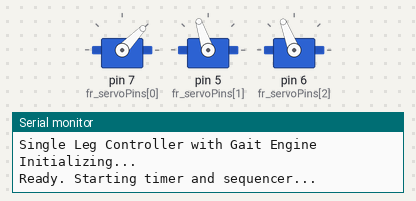
A sketch run on a simulated Arduino Uno, built with avr-gcc and run on an emulated ATmega328P. Shown: 3 × servo, the last lines printed to the serial monitor.

Above: at 1.05 s.
At 2.9 s:
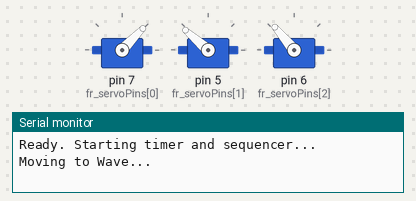
At 3.4 s:
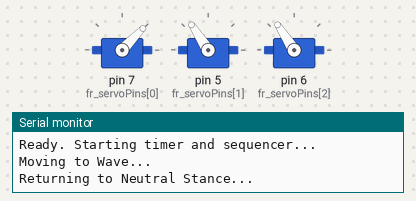
At 4.8 s:
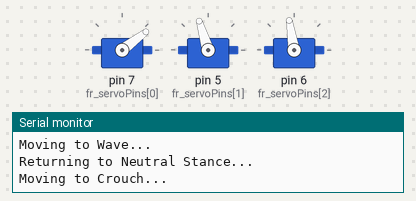
Timing chart, 0 to 9.7 s (numbered marks = the images above):
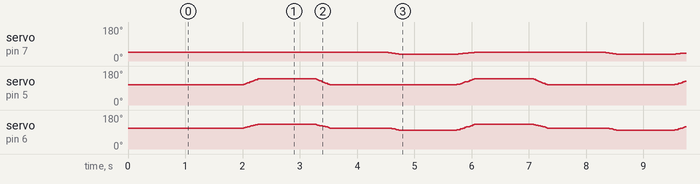

The sketch:

br_lrg.ino
```cpp
/*
  Single Leg Motion Controller with Gait Engine & FlexiTimer2

  This program uses the FlexiTimer2 library to control a single 3-servo robot
  leg smoothly between three predefined static poses. This version is
  intended for standard Arduino boards (like Uno, Nano, etc.).

  - The Gait Engine handles the interpolation (moving from A to B).
  - FlexiTimer2 runs the engine at a constant rate.
  - The main loop() acts as a sequencer to command new poses.
*/

#include <FlexiTimer2.h> // Include the timer library
#include <Servo.h>
#include <math.h>

// =============================================================================
// ## Part 1: Robot Geometry and Configuration
// =============================================================================

// --- Link Lengths (in mm) ---
const float COXA_LEN = 27.5;
const float FEMUR_LEN = 55.0;
const float TIBIA_LEN = 77.5;

// --- Data Structures ---
struct Point {
  float x, y, z;
};
struct LegAngles {
  float coxa, femur, tibia;
};

// --- Servo Pin Configuration ---
const int fr_servoPins[3] = {7, 5, 6}; // {coxa, femur, tibia}
Servo fr_servos[3];

// --- FR Leg Coxa Joint Position (relative to Body Center) ---
const Point fr_coxaPosition = {35.5, -35.25, 0};

// =============================================================================
// ## Part 2: Gait Engine Implementation for a Single Leg
// =============================================================================

// --- State Variables ---
// 'volatile' is crucial as these are modified by a timer interrupt
volatile Point fr_site_now;    // The leg's current, real-time coordinate
volatile Point fr_site_expect; // The leg's target destination coordinate
volatile Point fr_temp_speed;  // The small (dx, dy, dz) vector to add each tick

// --- Motion Parameters ---
const float MOVE_SPEED = 2.0; // Controls how fast the leg moves between poses

// --- Predefined Poses ---
Point pose_neutral = {90.5, -87.25, -60.0};
Point pose_crouch = {90.5, -107.25, -60.0};
Point pose_wave = {90.5, -87.25, -35.0};
Point poses[] = {pose_crouch, pose_wave, pose_neutral};
const int numPoses = 3;

// --- Sequencer State ---
int poseIndex = 0;
unsigned long timeOfArrival = 0;
const long POSE_HOLD_TIME = 1000; // Hold each pose for 3 seconds

// =============================================================================
// ## Part 3: Kinematics and Servo Control
// =============================================================================

LegAngles inverseKinematics(Point localPos) {
  LegAngles angles = {0, 0, 0};
  float l1 = COXA_LEN, l2 = FEMUR_LEN, l3 = TIBIA_LEN;
  angles.coxa = degrees(atan2(localPos.y, localPos.x));
  float d = sqrt(pow(localPos.x, 2) + pow(localPos.y, 2));
  float D = sqrt(pow(d - l1, 2) + pow(localPos.z, 2));
  if (D > (l2 + l3))
    return {NAN, NAN, NAN};
  float alpha1 = acos((pow(l2, 2) + pow(l3, 2) - pow(D, 2)) / (2 * l2 * l3));
  float beta = acos((pow(l2, 2) + pow(D, 2) - pow(l3, 2)) / (2 * l2 * D));
  float alpha2 = atan2(localPos.z, d - l1);
  angles.tibia = 180.0 - degrees(alpha1);
  angles.femur = degrees(alpha2 + beta);
  return angles;
}

LegAngles convertToServoAngles(LegAngles kinematicAngles) {
  LegAngles servoAngles;
  servoAngles.coxa = 90 - abs(kinematicAngles.coxa);
  servoAngles.femur = 90.0 + kinematicAngles.femur;
  servoAngles.tibia = kinematicAngles.tibia;
  return servoAngles;
}

// =============================================================================
// ## Part 4: Main Robot Control Logic
// =============================================================================

// --- Target Setter Function (from the gait engine) ---
void set_fr_leg_target(Point targetPos) {
  float length_x = targetPos.x - fr_site_now.x;
  float length_y = targetPos.y - fr_site_now.y;
  float length_z = targetPos.z - fr_site_now.z;
  float length = sqrt(pow(length_x, 2) + pow(length_y, 2) + pow(length_z, 2));

  if (length < 0.01) { // Avoid division by zero for very small moves
    fr_temp_speed.x = 0;
    fr_temp_speed.y = 0;
    fr_temp_speed.z = 0;
  } else {
    fr_temp_speed.x = length_x / length * MOVE_SPEED;
    fr_temp_speed.y = length_y / length * MOVE_SPEED;
    fr_temp_speed.z = length_z / length * MOVE_SPEED;
  }
  fr_site_expect.x = targetPos.x;
  fr_site_expect.y = targetPos.y;
  fr_site_expect.z = targetPos.z;
}

// --- Helper function to check if the leg has reached its destination ---
bool is_fr_leg_at_target() {
  return fr_site_now.x == fr_site_expect.x &&
         fr_site_now.y == fr_site_expect.y && fr_site_now.z == fr_site_expect.z;
}

// --- Motion Engine (called by FlexiTimer2 every 20ms) ---
void update_fr_leg_motion() {
  // Update X coordinate
  if (abs(fr_site_now.x - fr_site_expect.x) >= abs(fr_temp_speed.x))
    fr_site_now.x += fr_temp_speed.x;
  else
    fr_site_now.x = fr_site_expect.x;

  // Update Y coordinate
  if (abs(fr_site_now.y - fr_site_expect.y) >= abs(fr_temp_speed.y))
    fr_site_now.y += fr_temp_speed.y;
  else
    fr_site_now.y = fr_site_expect.y;

  // Update Z coordinate
  if (abs(fr_site_now.z - fr_site_expect.z) >= abs(fr_temp_speed.z))
    fr_site_now.z += fr_temp_speed.z;
  else
    fr_site_now.z = fr_site_expect.z;

  // --- After updating position, command the servos ---
  Point localPos = {fr_site_now.x - fr_coxaPosition.x,
                    fr_site_now.y - fr_coxaPosition.y,
                    fr_site_now.z - fr_coxaPosition.z};

  LegAngles kinematic = inverseKinematics(localPos);
  if (!isnan(kinematic.coxa)) {
    LegAngles servoAngles = convertToServoAngles(kinematic);
    fr_servos[0].write(servoAngles.coxa);
    fr_servos[1].write(servoAngles.femur);
    fr_servos[2].write(servoAngles.tibia);
  }
}

// --- Setup Function (runs once at start) ---
void setup() {
  Serial.begin(9600);
  Serial.println("Single Leg Controller with Gait Engine Initializing...");

  // Attach servos to pins
  for (int i = 0; i < 3; i++) {
    fr_servos[i].attach(fr_servoPins[i]);
  }

  // --- Initialize the leg's starting position ---
  fr_site_now.x = pose_neutral.x;
  fr_site_now.y = pose_neutral.y;
  fr_site_now.z = pose_neutral.z;
  fr_site_expect.x = pose_neutral.x;
  fr_site_expect.y = pose_neutral.y;
  fr_site_expect.z = pose_neutral.z;

  Point localPos = {fr_site_now.x - fr_coxaPosition.x,
                    fr_site_now.y - fr_coxaPosition.y,
                    fr_site_now.z - fr_coxaPosition.z};
  LegAngles kinematic = inverseKinematics(localPos);
  LegAngles servoAngles = convertToServoAngles(kinematic);
  fr_servos[0].write(servoAngles.coxa);
  fr_servos[1].write(servoAngles.femur);
  fr_servos[2].write(servoAngles.tibia);

  delay(1000);
  Serial.println("Ready. Starting timer and sequencer...");

  // Start the motion engine heartbeat (50 times per second)
  FlexiTimer2::set(20, update_fr_leg_motion);
  FlexiTimer2::start();
}

// --- Main Loop (now acts as a non-blocking sequencer) ---
void loop() {
  // Check if the leg has arrived at its target pose
  if (is_fr_leg_at_target()) {

    // Check if it's the first time we've arrived at this pose
    if (timeOfArrival == 0) {
      timeOfArrival = millis(); // Record the time of arrival
    }

    // Check if we have held the pose for the required duration
    if (millis() - timeOfArrival > POSE_HOLD_TIME) {
      // It's time to move to the next pose in the sequence
      poseIndex = (poseIndex + 1) % numPoses;
      Point nextTarget = poses[poseIndex];

      if (poseIndex == 0)
        Serial.println("\nMoving to Crouch...");
      if (poseIndex == 1)
        Serial.println("Moving to Wave...");
      if (poseIndex == 2)
        Serial.println("Returning to Neutral Stance...");

      // Command the gait engine to start moving to the new target
      set_fr_leg_target(nextTarget);

      timeOfArrival = 0; // Reset the arrival timer
    }
  }
}
```
